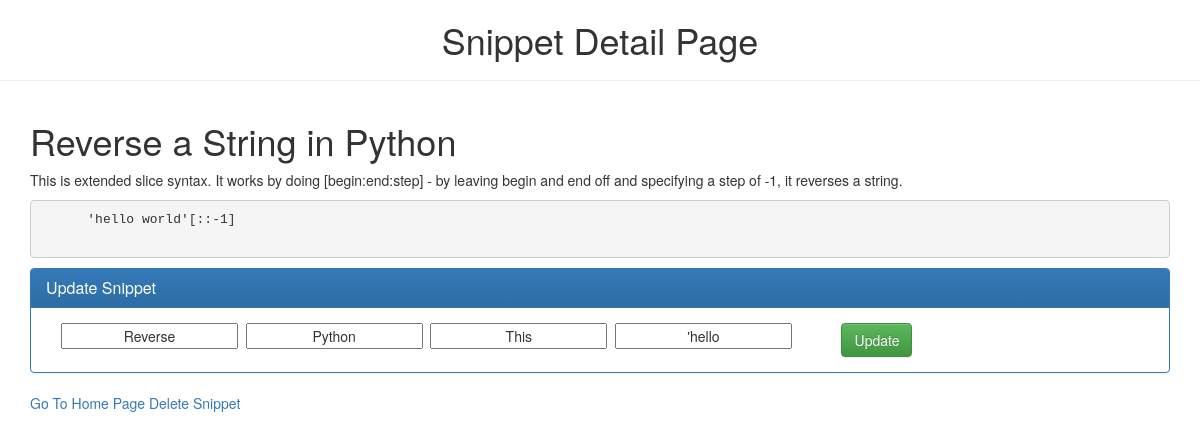
Page /detail/5/ on the committed database.
### snippets/models.py (models this page shows, shortened)
class Snippet(models.Model):
    title = models.CharField(max_length=300, blank=False, null=False)
    language = models.CharField(max_length=300, blank=False, null=False)
    description = models.CharField(max_length=300, blank=False, null=False)
    snippet = models.CharField(max_length=300, blank=False, null=False)

### snippets/views.py (the view)
# urls.py: url(r'^detail/(?P<snippet_id>[0-9]+)/$', views.detail, name='detail'),
def detail(request, snippet_id):
    try:
        snippet = Snippet.objects.get(id=snippet_id)
        context = { 'snippet': snippet  }
    except Snippet.DoesNotExist:
        raise Http404('Aint no snippet by that id!')
    return render(request, 'snippets/detail.html', context)

### snippets/templates/snippets/detail.html (shortened to what this page needs)
{% extends 'snippets/base.html'%} {% block page_title%}Snippet Detail Page{%endblock%} {% block content %}
<div class="container">
    <h1>{{ snippet.title}} in {{snippet.language }}</h1>
    <p>{{ snippet.description }} </p>
    <pre>
      {{ snippet.snippet }}
    </pre>
    <div class="panel panel-primary">
        <div class="panel-heading">
            <h3 class="panel-title">Update Snippet</h3>
        </div>
        <div class="panel-body">
            <form action="{% url 'snippets:update_snippet' snippet.pk %}" method="POST" class="post-form">{% csrf_token %}
                <div class="col-md-2 text-center"><input type="text" name="title" value={{snippet.title }} maxlength='100' class="text-center" required /></div>
                <div class="col-md-2 text-center"><input type="text" name="language" value={{ snippet.language }} maxlength='200' class="text-center" required/></div>
                <div class="col-md-2 text-center"><input type="text" name="description" value={{ snippet.description }} maxlength='200' class="text-center" required/></div>
                <div class="col-md-2 text-center"><input type="text" name="snippet" value={{ snippet.snippet }} maxlength='300' class="text-center" required/></div>
                <div class="col-md-2 text-center"><button type="submit" class="btn btn-success save">Update</button></div>
                <div class="col-md-2 text-center"></div>
            </form>
        </div>
    </div>
    <a href="/">Go To Home Page</a>
    <a href="/delete_snippet/{{snippet.pk}}">Delete Snippet</a> {% endblock %}

### rows in the picture
Snippet: title "Reverse a String", language "Python", description "This is extended slice syntax. It works by doing [begin:end:step] - by leaving begin and end off and specifying a step of -1, it reverses a string.", snippet "'hello world'[::-1]"
